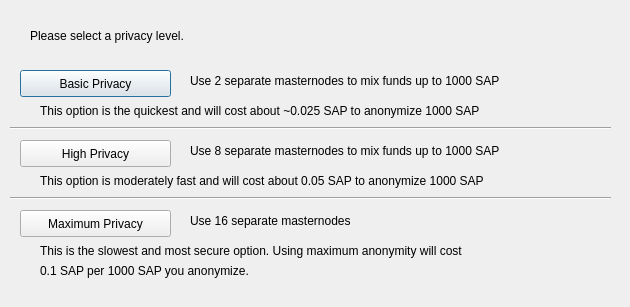
<?xml version="1.0" encoding="UTF-8"?>
<ui version="4.0">
 <class>DarksendConfig</class>
 <widget class="QDialog" name="DarksendConfig">
  <property name="geometry">
   <rect>
    <x>0</x>
    <y>0</y>
    <width>630</width>
    <height>307</height>
   </rect>
  </property>
  <property name="windowTitle">
   <string>Configure Darksend</string>
  </property>
  <widget class="QPushButton" name="buttonBasic">
   <property name="geometry">
    <rect>
     <x>20</x>
     <y>70</y>
     <width>151</width>
     <height>27</height>
    </rect>
   </property>
   <property name="text">
    <string>Basic Privacy</string>
   </property>
  </widget>
  <widget class="QPushButton" name="buttonHigh">
   <property name="geometry">
    <rect>
     <x>20</x>
     <y>140</y>
     <width>151</width>
     <height>27</height>
    </rect>
   </property>
   <property name="text">
    <string>High Privacy</string>
   </property>
  </widget>
  <widget class="QPushButton" name="buttonMax">
   <property name="geometry">
    <rect>
     <x>20</x>
     <y>210</y>
     <width>151</width>
     <height>27</height>
    </rect>
   </property>
   <property name="text">
    <string>Maximum Privacy</string>
   </property>
  </widget>
  <widget class="QLabel" name="label">
   <property name="geometry">
    <rect>
     <x>30</x>
     <y>20</y>
     <width>571</width>
     <height>31</height>
    </rect>
   </property>
   <property name="text">
    <string>Please select a privacy level.</string>
   </property>
  </widget>
  <widget class="QLabel" name="label_2">
   <property name="geometry">
    <rect>
     <x>190</x>
     <y>70</y>
     <width>421</width>
     <height>21</height>
    </rect>
   </property>
   <property name="text">
    <string>Use 2 separate masternodes to mix funds up to 1000 SAP</string>
   </property>
  </widget>
  <widget class="QLabel" name="label_3">
   <property name="geometry">
    <rect>
     <x>190</x>
     <y>140</y>
     <width>411</width>
     <height>21</height>
    </rect>
   </property>
   <property name="text">
    <string>Use 8 separate masternodes to mix funds up to 1000 SAP</string>
   </property>
  </widget>
  <widget class="QLabel" name="label_4">
   <property name="geometry">
    <rect>
     <x>190</x>
     <y>210</y>
     <width>421</width>
     <height>21</height>
    </rect>
   </property>
   <property name="text">
    <string>Use 16 separate masternodes</string>
   </property>
  </widget>
  <widget class="QLabel" name="label_6">
   <property name="geometry">
    <rect>
     <x>40</x>
     <y>100</y>
     <width>561</width>
     <height>21</height>
    </rect>
   </property>
   <property name="text">
    <string>This option is the quickest and will cost about ~0.025 SAP to anonymize 1000 SAP</string>
   </property>
  </widget>
  <widget class="QLabel" name="label_7">
   <property name="geometry">
    <rect>
     <x>40</x>
     <y>170</y>
     <width>561</width>
     <height>21</height>
    </rect>
   </property>
   <property name="text">
    <string>This option is moderately fast and will cost about 0.05 SAP to anonymize 1000 SAP</string>
   </property>
  </widget>
  <widget class="QLabel" name="label_8">
   <property name="geometry">
    <rect>
     <x>40</x>
     <y>240</y>
     <width>561</width>
     <height>21</height>
    </rect>
   </property>
   <property name="text">
    <string>This is the slowest and most secure option. Using maximum anonymity will cost</string>
   </property>
  </widget>
  <widget class="QLabel" name="label_9">
   <property name="geometry">
    <rect>
     <x>40</x>
     <y>260</y>
     <width>561</width>
     <height>21</height>
    </rect>
   </property>
   <property name="text">
    <string>0.1 SAP per 1000 SAP you anonymize.</string>
   </property>
  </widget>
  <widget class="Line" name="line">
   <property name="geometry">
    <rect>
     <x>10</x>
     <y>120</y>
     <width>601</width>
     <height>16</height>
    </rect>
   </property>
   <property name="orientation">
    <enum>Qt::Horizontal</enum>
   </property>
  </widget>
  <widget class="Line" name="line_2">
   <property name="geometry">
    <rect>
     <x>10</x>
     <y>190</y>
     <width>601</width>
     <height>16</height>
    </rect>
   </property>
   <property name="orientation">
    <enum>Qt::Horizontal</enum>
   </property>
  </widget>
 </widget>
 <resources/>
 <connections/>
</ui>
